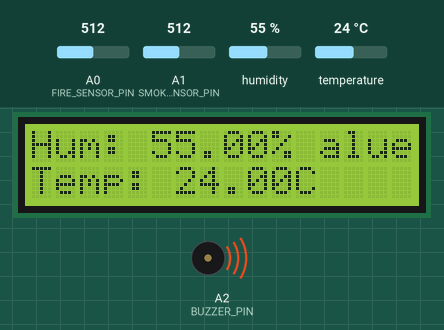
This sketch was run on a simulated Arduino Uno, built with avr-gcc and run on an emulated ATmega328P. Shown: 16×2 character LCD, buzzer (waves = sounding, pin HIGH). Inputs (shaded band) come from the test bench; at power-on: A1 (SMOKE_SENSOR_PIN) = 512, A0 (FIRE_SENSOR_PIN) = 512, humidity 55 %, temperature 24 °C. What the sketch prints to the serial monitor is not drawn.

Above: at 3.2 s.
3.3 s: A1 (SMOKE_SENSOR_PIN) set to 416
13.8 s: A1 (SMOKE_SENSOR_PIN) set to 391
At 26.9 s:
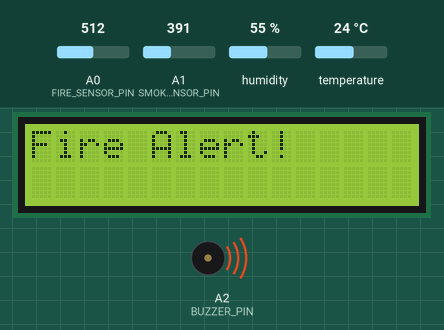
27.0 s: A0 (FIRE_SENSOR_PIN) set to 663
At 33.3 s:
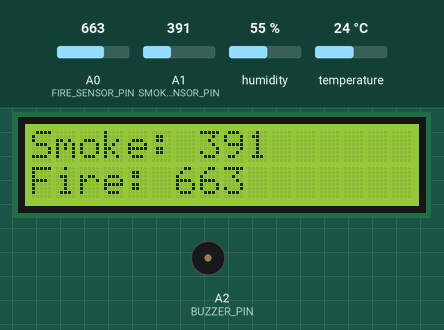
36.2 s: A0 (FIRE_SENSOR_PIN) set to 698
At 45.9 s:
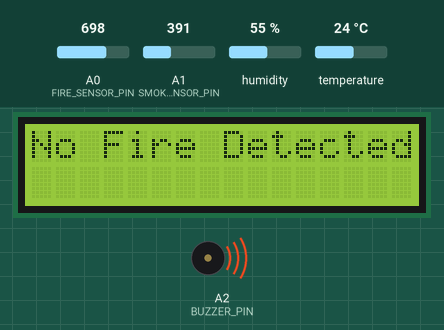
49.4 s: A0 (FIRE_SENSOR_PIN) set to 309
At 62.3 s:
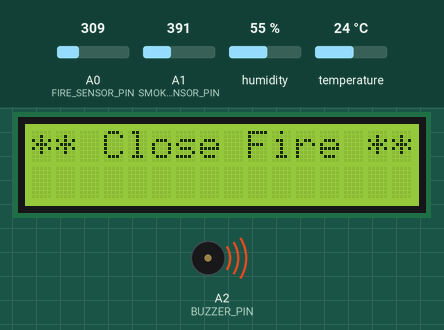
62.6 s: A0 (FIRE_SENSOR_PIN) set to 288
At 64.1 s:
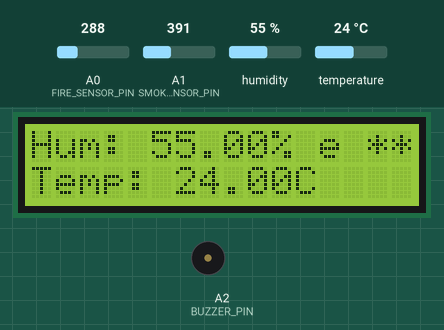
Timing chart, 0 to 65.6 s (numbered marks = the images above; inputs shaded):
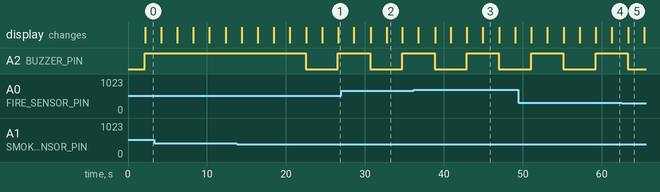

Measured:
- the behaviour switches between 401 and 400 on A1 (SMOKE_SENSOR_PIN) (found by bisection; images 0 and 1)
- the behaviour switches between 681 and 682 on A0 (FIRE_SENSOR_PIN) (found by bisection; images 2 and 3)
- the behaviour switches between 301 and 300 on A0 (FIRE_SENSOR_PIN) (found by bisection; images 4 and 5)
- after the input at 13.8 s, A2 (BUZZER_PIN): HIGH → LOW after 8.7 s, → HIGH 4.1 s later; the display: first differs from a run without the input after 8.8 s (image 1 shows a later state)
- after the input at 62.6 s, A2 (BUZZER_PIN): goes on until 63.3 s, then stays LOW
- what the display in image 2 shows lasts 2.1 s, from 32.7 s to 34.8 s
- what the display in image 3 shows lasts 2.1 s, from 44.9 s to 47.0 s

The sketch:

sensors.ino
```cpp
#include <DHT.h>
#include <Wire.h>
#include <LiquidCrystal_I2C.h>

#define SMOKE_SENSOR_PIN A1 // Smoke sensor analog pin
#define FIRE_SENSOR_PIN A0  // Fire sensor analog pin
#define BUZZER_PIN A2 //buzzer digital pin
#define DHTPIN A3        // Pin connected to DHT11 sensor
#define DHTTYPE DHT11

DHT dht(DHTPIN, DHTTYPE);

const int smokeThreshold = 400;  // Adjust this based on testing
const int fireThreshold = 300;   // Adjust this based on testing
const int sensorMin=0;
const int sensorMax=1023;
LiquidCrystal_I2C lcd(0x27, 16, 2);
void setup() {
  // put your setup code here, to run once:
Serial.begin(9600);
pinMode(BUZZER_PIN, OUTPUT);
lcd.init();
  lcd.backlight(); // Turn on the LCD backlight
  lcd.setCursor(0, 0); // Set cursor to first row, first column
  lcd.print("I2C LCD Ready!");
  delay(2000);
  lcd.clear();
  Serial.println("Start");
}

void loop() {
  // put your main code here, to run repeatedly:
int FireSensorReading  = analogRead(FIRE_SENSOR_PIN);
float humidity = dht.readHumidity();
float temp = dht.readTemperature();
 int SmokeSensorReading = analogRead( SMOKE_SENSOR_PIN );

Serial.print("Gas Sensor Value: ");
Serial.println(SmokeSensorReading);
lcd. print("Gas Sensor Value: ");
lcd.println(SmokeSensorReading);

  if (SmokeSensorReading > smokeThreshold) {
    digitalWrite(BUZZER_PIN, HIGH); // Activate buzzer
    Serial.println("Gas Detected!");
    lcd.println("Gas Detected ");
  } else {
    digitalWrite(BUZZER_PIN, LOW); // Deactivate buzzer

  }
 Serial.print("Gas Sensor Value: ");
 Serial.println(SmokeSensorReading);
 Serial.print("Fire Sensor Value: ");
Serial.println(FireSensorReading);
 Serial.print("Humidity (%): ");
 Serial.println(humidity);
 Serial.print("Temperature  (C): ");
 Serial.println(temp);

 // Display Sensor Values on LCD
  lcd.setCursor(0, 0);
  lcd.print("Hum: ");
  lcd.print(humidity);
  lcd.print("% ");

  lcd.setCursor(0, 1);
  lcd.print("Temp: ");
  lcd.print(temp);
  lcd.print("C ");
  delay(2000); // Pause for readability

  lcd.clear();
  lcd.setCursor(0, 0);
  lcd.print("Smoke: ");
  lcd.print(SmokeSensorReading);

  lcd.setCursor(0, 1);
  lcd.print("Fire: ");
  lcd.print(FireSensorReading);
  delay(2000); // Pause for readability

if (SmokeSensorReading > smokeThreshold) {
    digitalWrite(BUZZER_PIN, HIGH); // Activate buzzer
    Serial.println("Warning: Smoke Detected!");
    lcd.clear();
    lcd.setCursor(0, 0);
    lcd.print("Smoke Alert!");
    delay(2000);
  } else {
    digitalWrite(BUZZER_PIN, LOW); // Deactivate buzzer
  }
   if (FireSensorReading > fireThreshold ) {
    digitalWrite(BUZZER_PIN, HIGH); // Activate buzzer
    Serial.println("Warning: Fire Detected!");
    lcd.clear();
    lcd.setCursor(0, 0);
    lcd.print("Fire Alert!");
    delay(2000);
  } else {
    digitalWrite(BUZZER_PIN, LOW); // Deactivate buzzer
  }

 int range = map(FireSensorReading,  sensorMin, sensorMax, 0, 3);
switch (range) {
  case 0:    // A fire closer than 1.5 feet away.
    Serial.println("** Close  Fire **");
      lcd.clear();
      lcd.setCursor(0, 0);
      lcd.print("** Close Fire **");
    break;
  case 1:    // A fire between 1-3 feet away.
    Serial.println("**  Distant Fire **");
    lcd.clear();
    lcd.setCursor(0, 0);
    lcd.print("** Distant Fire **");
    break;
  case 2:    // No fire detected.
    Serial.println("No  Fire");
    lcd.clear();
      lcd.setCursor(0, 0);
      lcd.print("No Fire Detected");
      break;

  }
  delay(2000);  // delay between reads

}
```
